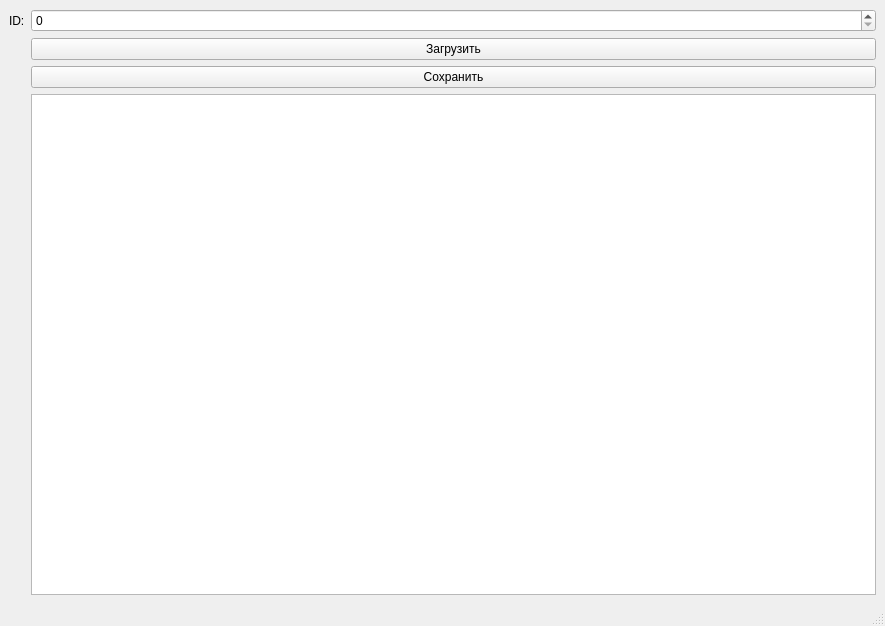
<?xml version="1.0" encoding="UTF-8"?>
<ui version="4.0">
 <class>MainWindow</class>
 <widget class="QMainWindow" name="MainWindow">
  <property name="geometry">
   <rect>
    <x>0</x>
    <y>0</y>
    <width>885</width>
    <height>626</height>
   </rect>
  </property>
  <property name="windowTitle">
   <string>MainWindow</string>
  </property>
  <widget class="QWidget" name="centralwidget">
   <layout class="QFormLayout" name="formLayout">
    <item row="0" column="0">
     <widget class="QLabel" name="label">
      <property name="text">
       <string>ID:</string>
      </property>
     </widget>
    </item>
    <item row="0" column="1">
     <layout class="QVBoxLayout" name="verticalLayout">
      <item>
       <widget class="QSpinBox" name="spinBox"/>
      </item>
      <item>
       <widget class="QPushButton" name="pushButton">
        <property name="text">
         <string>Загрузить</string>
        </property>
       </widget>
      </item>
      <item>
       <widget class="QPushButton" name="pushButton_2">
        <property name="text">
         <string>Сохранить</string>
        </property>
       </widget>
      </item>
      <item>
       <widget class="QTableWidget" name="tableWidget"/>
      </item>
     </layout>
    </item>
   </layout>
  </widget>
  <widget class="QMenuBar" name="menubar">
   <property name="geometry">
    <rect>
     <x>0</x>
     <y>0</y>
     <width>885</width>
     <height>21</height>
    </rect>
   </property>
  </widget>
  <widget class="QStatusBar" name="statusbar"/>
 </widget>
 <resources/>
 <connections/>
</ui>
